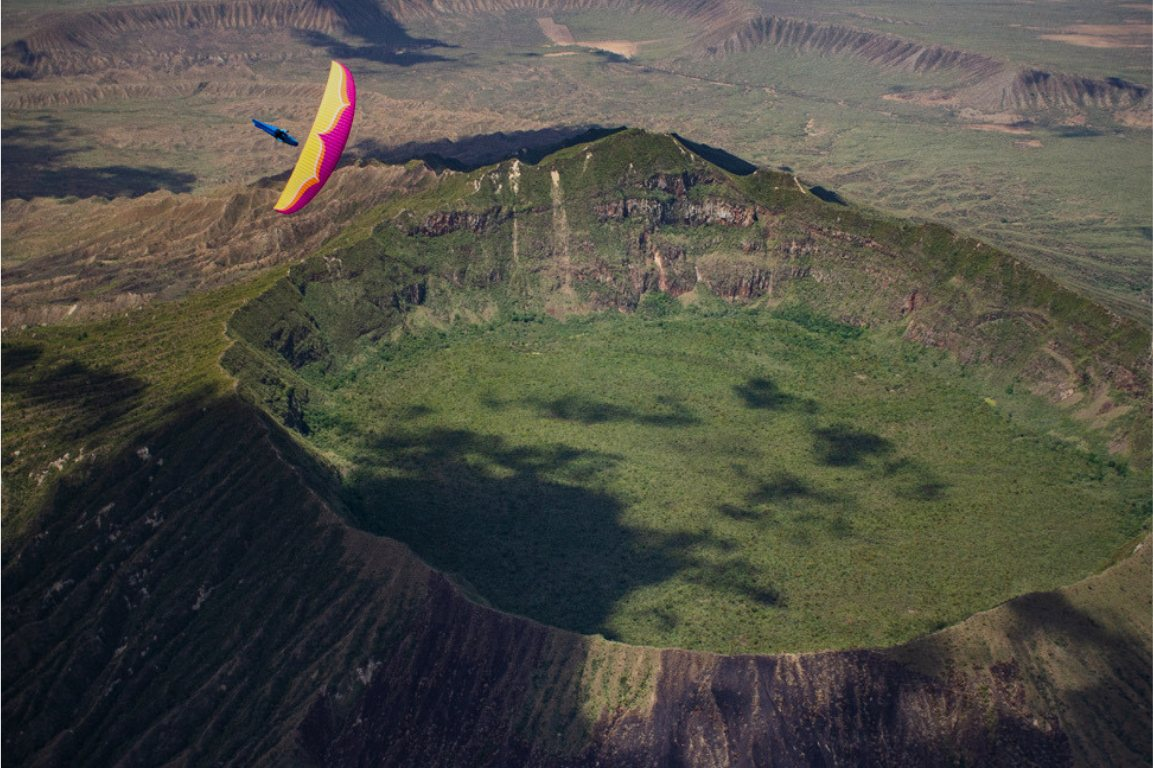
#> input picture assets/destinations/kenya/hero/longonot.jpg, 1153 x 768 px, found by its file name
$ python build_kenya_gallery.py
#> lines starting #> are read from the running program, lines starting #| are printed output that depends on the picture; after the words box and inside, x2 and y2 are one past the last pixel; in counts of white or black regions, pixels touching at a corner belong together
#> further down, im is the input picture: PIL image 1153x768 RGB; mean R, G, B 78.5, 77.6, 68.4
#> `clean = Image.new("RGB", im.size)`: clean: PIL image 1153x768 RGB; every value is 0
"""Prepare the gallery photographs and find the canopy in each.

The carousel crops 3:2 photographs into 2:3 portrait cards, which keeps 44% of
each frame. That is only acceptable because the crop is centred on the wing
rather than on the middle of the picture.

The wing is findable without any kind of model: terrain here is green, brown and
haze, so the canopy is the only strongly saturated thing in frame. The first
version ranked candidate blobs by AREA and picked sunlit ground on two of the
eleven. Ranking by mean score instead found the canopy every time. Verified
against every photograph by eye before shipping.
"""
import json, os
import numpy as np
from PIL import Image
from scipy import ndimage

SRC = [("longonot", "assets/destinations/kenya/hero/longonot.jpg", "Mount Longonot"),
       ("kerio-valley", "assets/destinations/kenya/hero/kerio-valley.jpg", "Kerio Valley"),
       ("equator", "assets/destinations/kenya/hero/equator.jpg", "The Equator"),
       ("north-kenya", "assets/destinations/kenya/hero/north-kenya.jpg", "Northern Kenya"),
       ("chyulu-hills", "assets/destinations/kenya/hero/chyulu-hills.jpg", "Chyulu Hills"),
       ("kenya-hero", "assets/images/kenya-hero.jpg", ""),
       ("kenya-high", "assets/images/kenya-high.jpg", ""),
       ("kenya-launch", "assets/images/kenya-launch.jpg", ""),
       ("kenya-ridge", "assets/images/kenya-ridge.jpg", ""),
       ("kenya-slope", "assets/images/kenya-slope.jpg", ""),
       ("kenya-3", "assets/images/kenya-3.jpg", "")]
OUT = "assets/destinations/kenya/gallery"


def wing(path):
    im = Image.open(path).convert("RGB")
    im.thumbnail((600, 600))
#> im: PIL image 600x400 RGB
    a = np.asarray(im).astype(np.float32) / 255.0
    mx, mn = a.max(2), a.min(2)
    sat = (mx - mn) / np.maximum(mx, 1e-3)
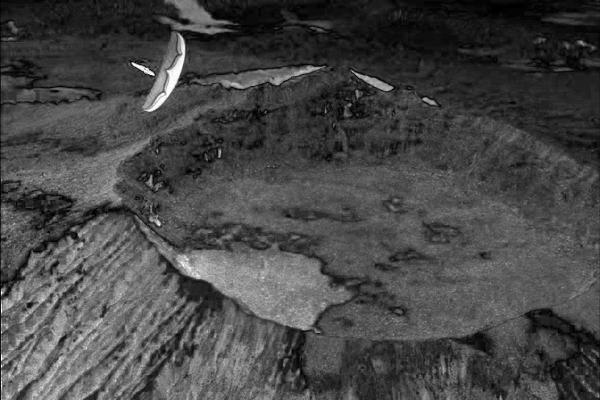
#> sat: shape (400, 600) float32; min 0, max 1, mean 0.28
    r, g, b = a[..., 0], a[..., 1], a[..., 2]
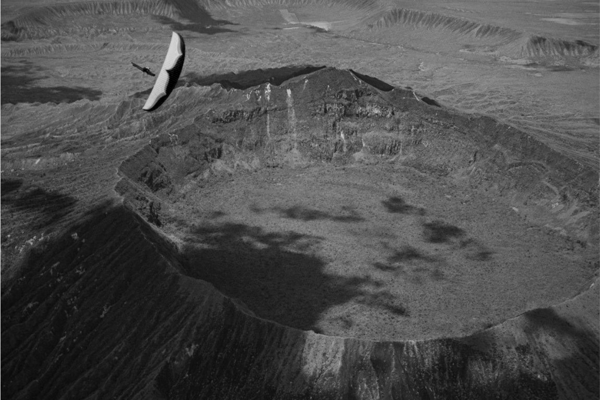
#> g: shape (400, 600) float32; min 0, max 0.839, mean 0.304
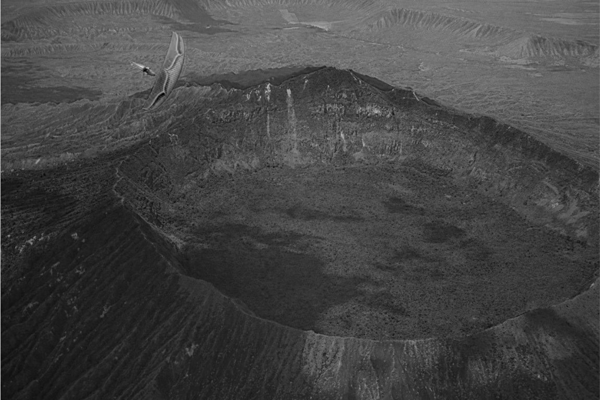
#> b: shape (400, 600) float32; min 0, max 0.839, mean 0.268
    notgreen = np.clip(1.0 - (g - np.maximum(r, b)) * 3.0, 0, 1)
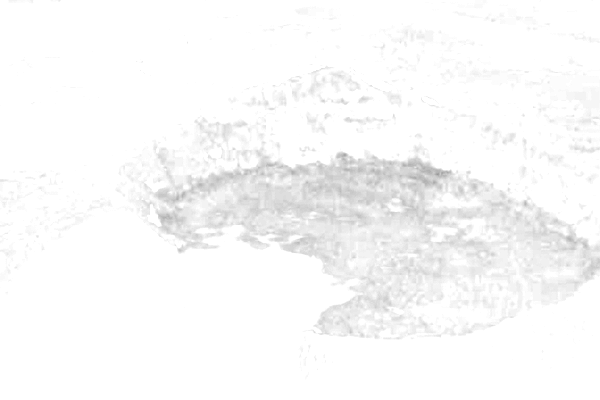
#> notgreen: shape (400, 600) float32; min 0.6, max 1, mean 0.978
    score = sat * notgreen * np.clip(mx, 0, 1)
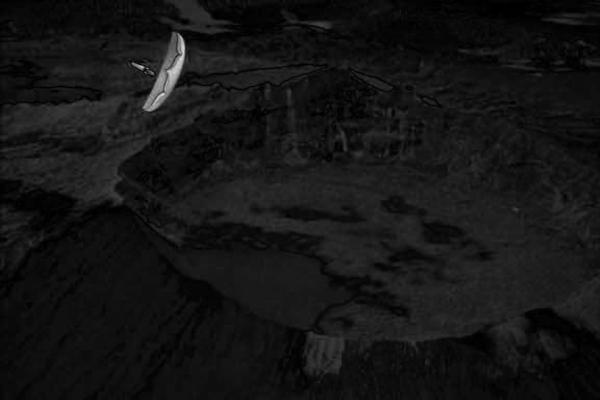
#> score: shape (400, 600) float32; min 0, max 0.847, mean 0.0824
    m = ndimage.binary_closing(score >= np.percentile(score, 99.0), np.ones((3, 3)))
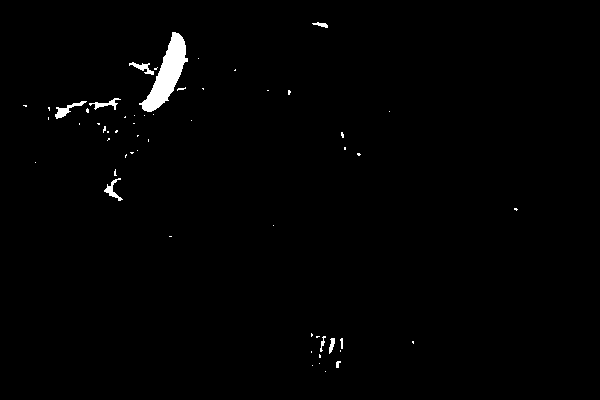
#> m: shape (400, 600) bool; 1.1% white; 56 white regions (46 under 20 px), largest, box (x1, y1, x2, y2) and area: (139, 32, 188, 112) 1556, (55, 101, 87, 119) 173, (104, 178, 123, 201) 136
    lab, n = ndimage.label(m)
#> lab: shape (400, 600) int32; 59 distinct labels, from 0 to 58
#> n = 58
    best = []
    for i in range(1, n + 1):
        sel = lab == i
        if sel.sum() < 10:
            continue
        best.append((float(score[sel].mean()), sel.sum(),
                     np.nonzero(sel)[1].mean() / a.shape[1] * 100,
                     np.nonzero(sel)[0].mean() / a.shape[0] * 100))
#> this loop made 58 passes
#> pass 2, in wing, `sel = lab == i`:
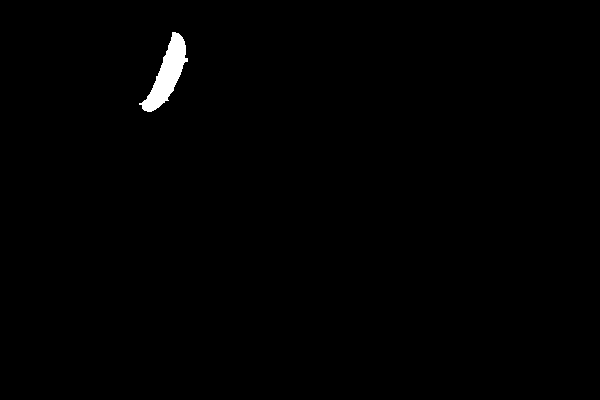
#> sel: shape (400, 600) bool; 0.65% white; 1 white region, box (x1, y1, x2, y2) and area: (139, 32, 188, 112) 1556
#> after the loop: sel: shape (400, 600) bool; 0% white in thin lines or dots, all inside (x1, y1, x2, y2) = (325, 371, 326, 372)
#> after the loop, best = 16 items, first 6: (0.229, 50, 53.46, 6.08), (0.478, 1556, 27.81, 18.41), (0.32, 124, 23.74, 16.84), (0.205, 17, 30.14, 22.12), (0.214, 12, 48.12, 22.98), (0.206, 129, 17.57, 25.89)
    best.sort(reverse=True)
    top = best[:3]
#> top = [(0.478, 1556, 27.81, 18.41), (0.32, 124, 23.74, 16.84), (0.229, 50, 53.46, 6.08)]
    if not top:
        return 50.0, 50.0
    w = sum(s * z for s, z, _, _ in top) or 1
#> w = 795.4
    return (sum(s * z * x for s, z, x, _ in top) / w,
            sum(s * z * y for s, z, _, y in top) / w)


if __name__ == "__main__":
    os.makedirs(OUT, exist_ok=True)
    meta = []
    for slug, path, title in SRC:
        im = Image.open(path).convert("RGB")
        im.thumbnail((1400, 1400), Image.LANCZOS)
        clean = Image.new("RGB", im.size)
        clean.putdata(list(im.getdata()))            # drops EXIF
        clean.save(f"{OUT}/{slug}.webp", "WEBP", quality=80, method=6)
        clean.save(f"{OUT}/{slug}.jpg", "JPEG", quality=80, optimize=True, progressive=True)
        x, y = wing(path)
#> x = 27.98; y = 18.15
        meta.append({"slug": slug, "title": title, "w": clean.size[0], "h": clean.size[1],
                     "x": round(min(85, max(15, x)), 1), "y": round(min(85, max(15, y)), 1)})
        print(f"  {slug:14s} wing at {meta[-1]['x']:5.1f}% {meta[-1]['y']:5.1f}%")
#|   longonot       wing at  28.0%  18.2%
#> pass 2 of the loop `for slug, path, title in SRC:`:
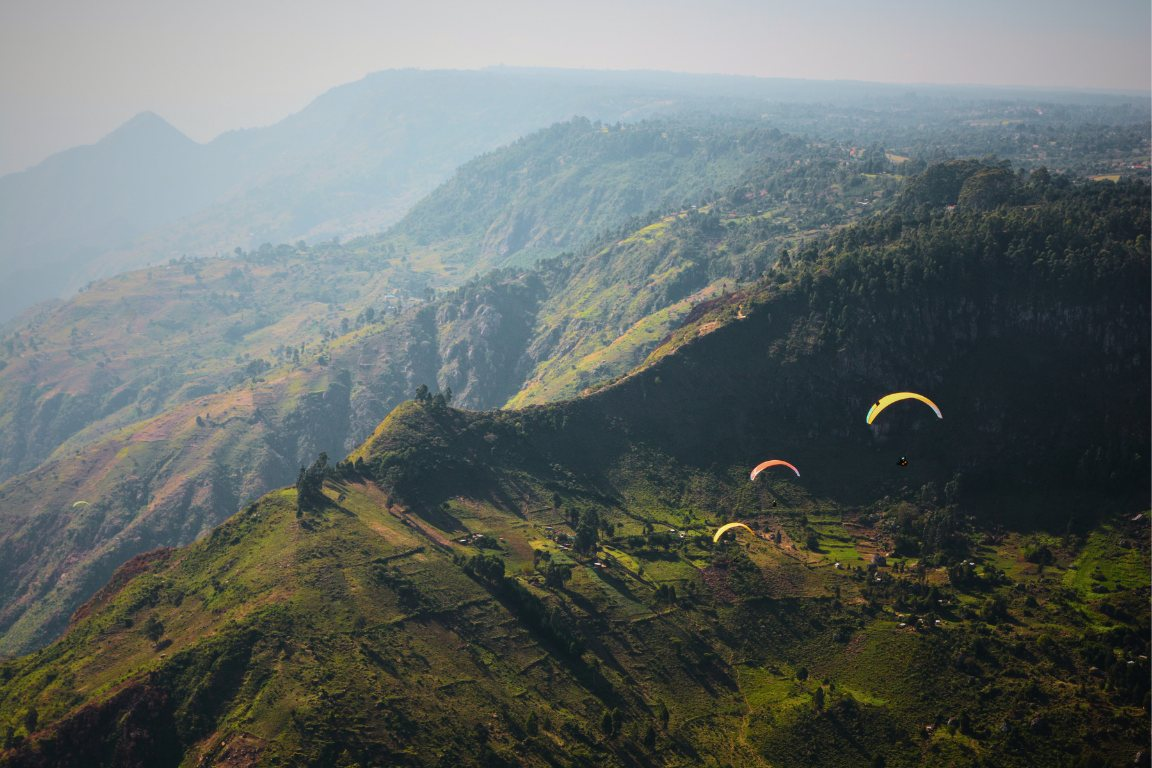
#> input picture assets/destinations/kenya/hero/kerio-valley.jpg, 1152 x 768 px, found by its file name
#> im is the input picture: PIL image 1152x768 RGB; mean R, G, B 98.8, 105.8, 103.6
#> clean: PIL image 1152x768 RGB; every value is 0
#> im: PIL image 600x400 RGB
#> in wing (call 2), `m = ndimage.binary_closing(score >= np.percentile(score, 99.0), np.one..`:
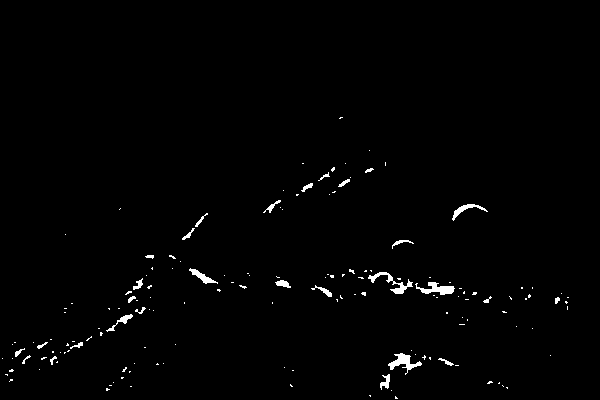
#> m: shape (400, 600) bool; 1.1% white; 156 white regions (127 under 20 px), largest, box (x1, y1, x2, y2) and area: (388, 353, 422, 375) 270, (415, 282, 455, 295) 262, (368, 272, 413, 294) 258
#> lab: shape (400, 600) int32; 172 distinct labels, from 0 to 171
#> n = 171
#> the loop in wing (call 2), `for i in range(1, n + 1):` made 171 passes
#> pass 1, in wing (call 2), `sel = lab == i`:
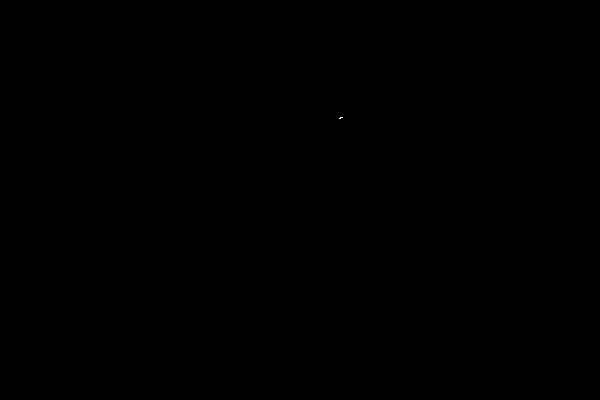
#> sel: shape (400, 600) bool; 0% white in thin lines or dots, all inside (x1, y1, x2, y2) = (339, 117, 343, 119)
#> after the loop in wing (call 2), `for i in range(1, n + 1):`: best = 44 items, first 6: (0.308, 13, 55.44, 42.21), (0.305, 24, 61.46, 42.47), (0.293, 27, 54.12, 43.94), (0.312, 41, 57.3, 45.63), (0.321, 47, 51.15, 46.68), (0.311, 56, 45.41, 51.42)
#> top = [(0.451, 154, 77.6, 52.31), (0.412, 56, 66.8, 60.53), (0.363, 68, 54.1, 72.72)]
#> w = 117.3
#> x = 70.52; y = 58.22
#|   kerio-valley   wing at  70.5%  58.2%
#> pass 3 of the loop `for slug, path, title in SRC:`:
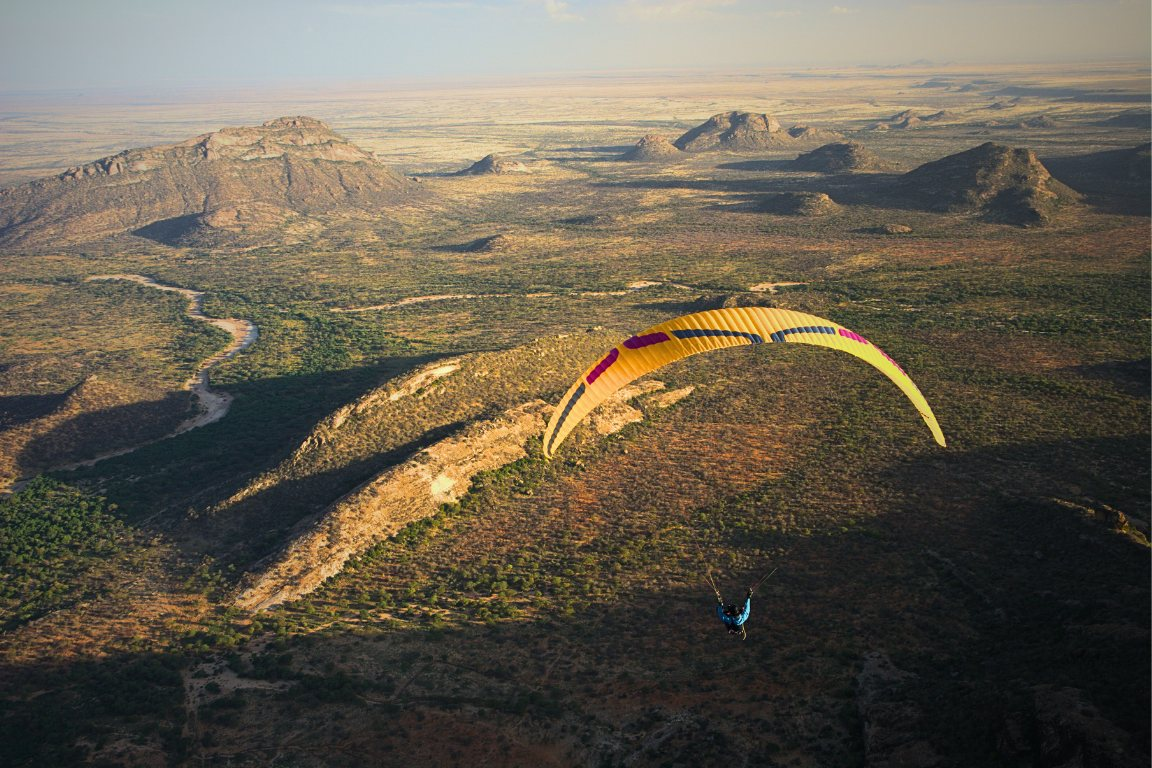
#> input picture assets/destinations/kenya/hero/equator.jpg, 1152 x 768 px, found by its file name
#> im is the input picture: PIL image 1152x768 RGB; mean R, G, B 102.2, 94.2, 79.2
#> im: PIL image 600x400 RGB
#> in wing (call 3), `notgreen = np.clip(1.0 - (g - np.maximum(r, b)) * 3.0, 0, 1)`:
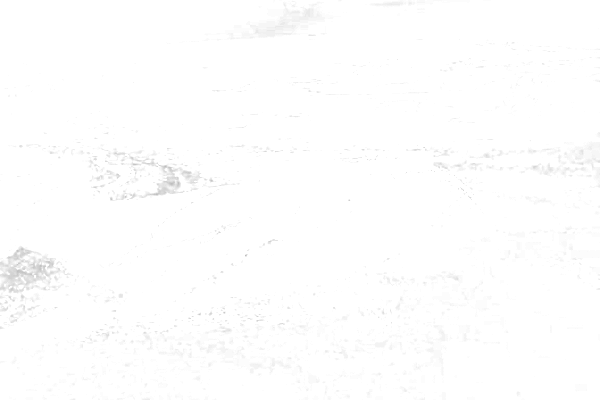
#> notgreen: shape (400, 600) float32; min 0.741, max 1, mean 0.996
#> in wing (call 3), `m = ndimage.binary_closing(score >= np.percentile(score, 99.0), np.one..`:
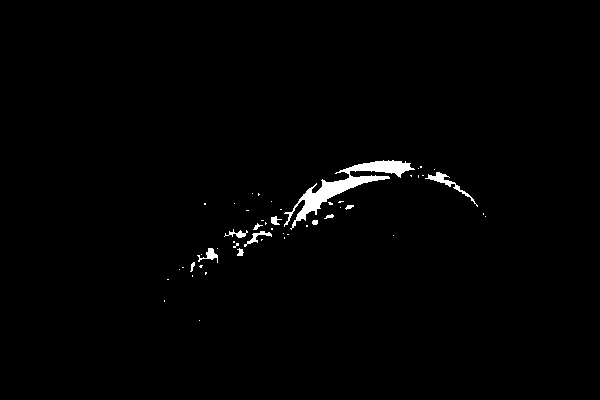
#> m: shape (400, 600) bool; 1.2% white; 51 white regions (39 under 20 px), largest, box (x1, y1, x2, y2) and area: (284, 160, 415, 230) 1912, (425, 172, 478, 207) 253, (197, 248, 218, 263) 120
#> n = 59
#> after the loop in wing (call 3), `for i in range(1, n + 1):`: best = 13 items, first 6: (0.648, 1909, 57.63, 46.19), (0.546, 248, 74.53, 45.65), (0.57, 11, 55.02, 50.77), (0.557, 27, 58.16, 51.63), (0.58, 27, 54.86, 54.02), (0.56, 56, 45.76, 55.06)
#> top = [(0.648, 1909, 57.63, 46.19), (0.58, 27, 54.86, 54.02), (0.579, 27, 52.43, 55.48)]
#> w = 1268.4
#> x = 57.53; y = 46.4
#|   equator        wing at  57.5%  46.4%
#> (the run stopped early here; a loop or call above may not have finished)
